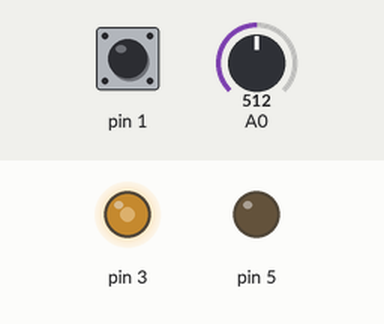
Simulated run of this sketch. Board: Arduino Uno, built with avr-gcc and run on an emulated ATmega328P. On the bench: output pins drawn as LEDs (lit = HIGH). The test bench sets the inputs (shaded band); at power-on: A0 = 512, pin 1 HIGH.

Above: at 1.2 s.
1.3 s: A0 set to 716
At 2.6 s:
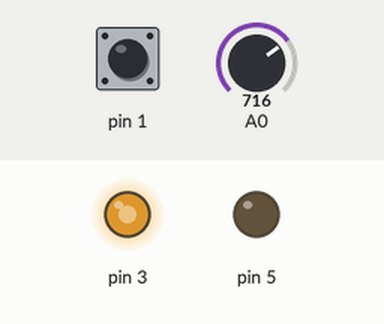
4.3 s: A0 set to 900
At 4.9 s:
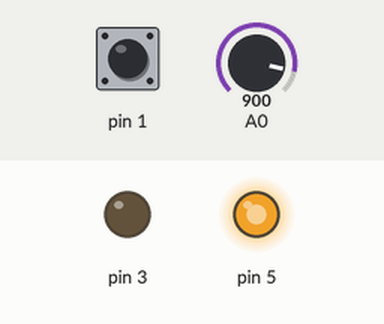
7.3 s: A0 set to 511
At 9.7 s:
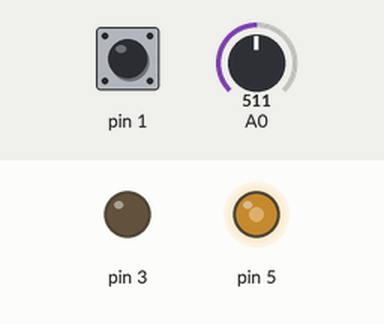
10.3 s: A0 set to 122
At 10.7 s:
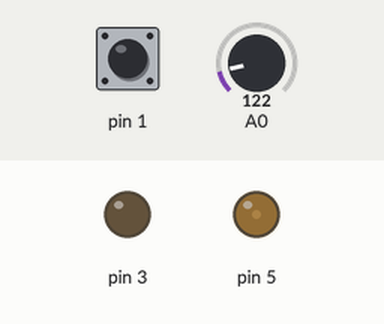
13.3 s: A0 set to 0
At 14.1 s:
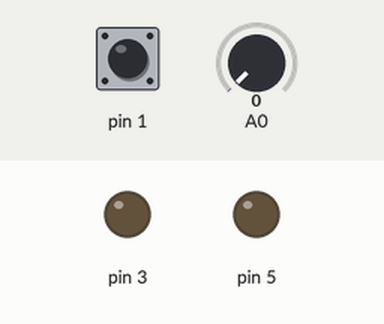
Timing chart, 0 to 15.8 s (numbered marks = the images above; inputs shaded):
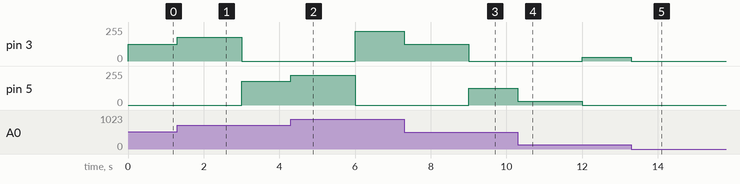

The sketch:

DCMotor.ino
```cpp
//keep the current push button value
int value=LOW;
//Keep the previous push button
int previousValue=LOW;
//check which way the motor is run if rotate mod 2 is 1 then rotate clockwise else roate anticlockwise
int rotate=0;
//keep the current second--in system 1000ms-->1second-- startMillis is keeping the program start millisecond
unsigned long startMillis;
//if the 3000ms--> 3second is over then time==true othersiwe time==false
bool time;
//analog value
int set=0;

void setup()
{
  //clockwise pin
   pinMode(5, OUTPUT);
   //anticlockwise pin
   pinMode(3, OUTPUT);
   //push button input pin
   pinMode(1, INPUT);
   //start millisecond is begin
   startMillis = millis();
}
void loop()
{
    //analog read -- get a value 0 to 255-- the value is 0 to 1023 but map is take a value from 0 to 255
    set=map(analogRead(A0),0,1023,0,255);
    //check the 3 second is over
    Time();
    //push button pervious value is keep
    previousValue=value;
    //push button read if is put value==HIGH otherwise value=LOW
    value=digitalRead(1);
    //check if button is push and again realese or time is over
    if((value==LOW && previousValue==HIGH)||time==true)
    {
      //reset the start millisecond
      startMillis=millis();
      //rotate direction is change
      rotate++;
      //reset time value
      time=false;
    }
    //decide rotate direction
    rotate_f();
}
//if rotate mod 2 is 0 then the motor is run in clockwise
//otherwise anticlockwise
void rotate_f()
{
  if(rotate%2==0)
  {
    //off anticlockwise pin
    analogWrite(5,0);
    //on anticlockwise pin
    analogWrite(3,set);
  }else
  {
    //off anticlockwise pin
    analogWrite(3,0);
    //on anticlockwise pin
    analogWrite(5,set);
  }
}
void Time(){
  //check time is 3000ms or bigger (3 second is done)
  if(millis() - startMillis >= 3000UL)
  {
    //time is over
    time=true;
  }
}
```

Measured:
- after the input at 1.3 s, pin 3: 127/255 → 178/255 at once, → 0/255 1.7 s later; pin 5: 0/255 → 178/255 after 1.7 s
- after the input at 4.3 s, pin 3: 0/255 → 224/255 after 1.7 s; pin 5: 178/255 → 224/255 at once, → 0/255 1.7 s later
- after the input at 7.3 s, pin 3: 224/255 → 127/255 at once, → 0/255 1.7 s later; pin 5: 0/255 → 127/255 after 1.7 s
- after the input at 10.3 s, pin 3: 0/255 → 30/255 after 1.7 s; pin 5: 127/255 → 30/255 at once, → 0/255 1.7 s later
- after the input at 13.3 s, pin 3: 30/255 → 0/255 after 0.00 s instead of 1.7 s; pin 5: stays 0/255 (without the input it goes to 30/255 after 1.7 s)
